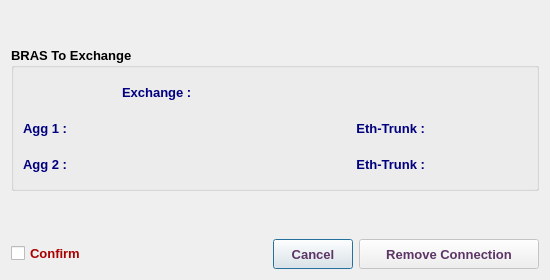
<?xml version="1.0" encoding="UTF-8"?>
<ui version="4.0">
 <class>RemoveBrasAggDialog</class>
 <widget class="QDialog" name="RemoveBrasAggDialog">
  <property name="geometry">
   <rect>
    <x>0</x>
    <y>0</y>
    <width>550</width>
    <height>280</height>
   </rect>
  </property>
  <property name="minimumSize">
   <size>
    <width>550</width>
    <height>280</height>
   </size>
  </property>
  <property name="maximumSize">
   <size>
    <width>551</width>
    <height>281</height>
   </size>
  </property>
  <property name="font">
   <font>
    <family>Tahoma</family>
    <pointsize>10</pointsize>
   </font>
  </property>
  <property name="windowTitle">
   <string>Remove BRAS Connection</string>
  </property>
  <property name="windowIcon">
   <iconset resource="../../../../image.qrc">
    <normaloff>:/Image/remove.png</normaloff>:/Image/remove.png</iconset>
  </property>
  <layout class="QVBoxLayout" name="verticalLayout_2">
   <item>
    <widget class="QLabel" name="brasLbl">
     <property name="minimumSize">
      <size>
       <width>200</width>
       <height>30</height>
      </size>
     </property>
     <property name="maximumSize">
      <size>
       <width>16777215</width>
       <height>30</height>
      </size>
     </property>
     <property name="font">
      <font>
       <family>Tahoma</family>
       <pointsize>10</pointsize>
       <weight>75</weight>
       <bold>true</bold>
      </font>
     </property>
     <property name="styleSheet">
      <string notr="true">color: rgb(85, 0, 127);</string>
     </property>
     <property name="text">
      <string/>
     </property>
     <property name="alignment">
      <set>Qt::AlignCenter</set>
     </property>
    </widget>
   </item>
   <item>
    <widget class="QGroupBox" name="groupBox">
     <property name="font">
      <font>
       <family>Tahoma</family>
       <pointsize>10</pointsize>
       <weight>75</weight>
       <bold>true</bold>
      </font>
     </property>
     <property name="title">
      <string>BRAS To Exchange</string>
     </property>
     <layout class="QVBoxLayout" name="verticalLayout">
      <item>
       <layout class="QHBoxLayout" name="horizontalLayout">
        <item>
         <spacer name="horizontalSpacer">
          <property name="font">
           <font>
            <family>Tahoma</family>
            <pointsize>10</pointsize>
           </font>
          </property>
          <property name="orientation">
           <enum>Qt::Horizontal</enum>
          </property>
          <property name="sizeHint" stdset="0">
           <size>
            <width>40</width>
            <height>20</height>
           </size>
          </property>
         </spacer>
        </item>
        <item>
         <widget class="QLabel" name="label">
          <property name="minimumSize">
           <size>
            <width>100</width>
            <height>30</height>
           </size>
          </property>
          <property name="maximumSize">
           <size>
            <width>100</width>
            <height>30</height>
           </size>
          </property>
          <property name="font">
           <font>
            <family>Tahoma</family>
            <pointsize>10</pointsize>
            <weight>75</weight>
            <bold>true</bold>
           </font>
          </property>
          <property name="styleSheet">
           <string notr="true">color: rgb(0, 0, 127);</string>
          </property>
          <property name="text">
           <string>Exchange :</string>
          </property>
         </widget>
        </item>
        <item>
         <widget class="QLabel" name="exchLbl">
          <property name="enabled">
           <bool>true</bool>
          </property>
          <property name="sizePolicy">
           <sizepolicy hsizetype="Expanding" vsizetype="Preferred">
            <horstretch>0</horstretch>
            <verstretch>0</verstretch>
           </sizepolicy>
          </property>
          <property name="minimumSize">
           <size>
            <width>200</width>
            <height>30</height>
           </size>
          </property>
          <property name="maximumSize">
           <size>
            <width>20</width>
            <height>30</height>
           </size>
          </property>
          <property name="font">
           <font>
            <family>Tahoma</family>
            <pointsize>10</pointsize>
            <weight>75</weight>
            <bold>true</bold>
           </font>
          </property>
          <property name="styleSheet">
           <string notr="true">color: rgb(85, 0, 127);</string>
          </property>
          <property name="text">
           <string/>
          </property>
         </widget>
        </item>
        <item>
         <spacer name="horizontalSpacer_2">
          <property name="font">
           <font>
            <family>Tahoma</family>
            <pointsize>10</pointsize>
           </font>
          </property>
          <property name="orientation">
           <enum>Qt::Horizontal</enum>
          </property>
          <property name="sizeHint" stdset="0">
           <size>
            <width>40</width>
            <height>20</height>
           </size>
          </property>
         </spacer>
        </item>
       </layout>
      </item>
      <item>
       <layout class="QHBoxLayout" name="horizontalLayout_2">
        <item>
         <widget class="QLabel" name="label_2">
          <property name="minimumSize">
           <size>
            <width>70</width>
            <height>30</height>
           </size>
          </property>
          <property name="maximumSize">
           <size>
            <width>70</width>
            <height>30</height>
           </size>
          </property>
          <property name="font">
           <font>
            <family>Tahoma</family>
            <pointsize>10</pointsize>
            <weight>75</weight>
            <bold>true</bold>
           </font>
          </property>
          <property name="styleSheet">
           <string notr="true">color: rgb(0, 0, 127);</string>
          </property>
          <property name="text">
           <string>Agg 1 :</string>
          </property>
         </widget>
        </item>
        <item>
         <widget class="QLabel" name="agg1Lbl">
          <property name="sizePolicy">
           <sizepolicy hsizetype="Expanding" vsizetype="Preferred">
            <horstretch>0</horstretch>
            <verstretch>0</verstretch>
           </sizepolicy>
          </property>
          <property name="minimumSize">
           <size>
            <width>200</width>
            <height>30</height>
           </size>
          </property>
          <property name="maximumSize">
           <size>
            <width>500</width>
            <height>30</height>
           </size>
          </property>
          <property name="font">
           <font>
            <family>Tahoma</family>
            <pointsize>10</pointsize>
            <weight>75</weight>
            <bold>true</bold>
           </font>
          </property>
          <property name="styleSheet">
           <string notr="true">color: rgb(85, 0, 127);</string>
          </property>
          <property name="text">
           <string/>
          </property>
         </widget>
        </item>
        <item>
         <widget class="QLabel" name="label_5">
          <property name="minimumSize">
           <size>
            <width>120</width>
            <height>30</height>
           </size>
          </property>
          <property name="maximumSize">
           <size>
            <width>120</width>
            <height>30</height>
           </size>
          </property>
          <property name="font">
           <font>
            <family>Tahoma</family>
            <pointsize>10</pointsize>
            <weight>75</weight>
            <bold>true</bold>
           </font>
          </property>
          <property name="styleSheet">
           <string notr="true">color: rgb(0, 0, 127);</string>
          </property>
          <property name="text">
           <string>Eth-Trunk :</string>
          </property>
          <property name="alignment">
           <set>Qt::AlignRight|Qt::AlignTrailing|Qt::AlignVCenter</set>
          </property>
         </widget>
        </item>
        <item>
         <widget class="QLabel" name="eth1Lbl">
          <property name="minimumSize">
           <size>
            <width>60</width>
            <height>30</height>
           </size>
          </property>
          <property name="maximumSize">
           <size>
            <width>60</width>
            <height>30</height>
           </size>
          </property>
          <property name="font">
           <font>
            <family>Tahoma</family>
            <pointsize>10</pointsize>
            <weight>75</weight>
            <bold>true</bold>
           </font>
          </property>
          <property name="styleSheet">
           <string notr="true">color: rgb(85, 0, 127);</string>
          </property>
          <property name="text">
           <string/>
          </property>
         </widget>
        </item>
        <item>
         <spacer name="horizontalSpacer_3">
          <property name="orientation">
           <enum>Qt::Horizontal</enum>
          </property>
          <property name="sizeHint" stdset="0">
           <size>
            <width>40</width>
            <height>20</height>
           </size>
          </property>
         </spacer>
        </item>
       </layout>
      </item>
      <item>
       <layout class="QHBoxLayout" name="horizontalLayout_3">
        <item>
         <widget class="QLabel" name="label_3">
          <property name="minimumSize">
           <size>
            <width>70</width>
            <height>30</height>
           </size>
          </property>
          <property name="maximumSize">
           <size>
            <width>70</width>
            <height>30</height>
           </size>
          </property>
          <property name="font">
           <font>
            <family>Tahoma</family>
            <pointsize>10</pointsize>
            <weight>75</weight>
            <bold>true</bold>
           </font>
          </property>
          <property name="styleSheet">
           <string notr="true">color: rgb(0, 0, 127);</string>
          </property>
          <property name="text">
           <string>Agg 2 :</string>
          </property>
         </widget>
        </item>
        <item>
         <widget class="QLabel" name="agg2Lbl">
          <property name="sizePolicy">
           <sizepolicy hsizetype="Expanding" vsizetype="Preferred">
            <horstretch>0</horstretch>
            <verstretch>0</verstretch>
           </sizepolicy>
          </property>
          <property name="minimumSize">
           <size>
            <width>200</width>
            <height>30</height>
           </size>
          </property>
          <property name="maximumSize">
           <size>
            <width>500</width>
            <height>30</height>
           </size>
          </property>
          <property name="font">
           <font>
            <family>Tahoma</family>
            <pointsize>10</pointsize>
            <weight>75</weight>
            <bold>true</bold>
           </font>
          </property>
          <property name="styleSheet">
           <string notr="true">color: rgb(85, 0, 127);</string>
          </property>
          <property name="text">
           <string/>
          </property>
         </widget>
        </item>
        <item>
         <widget class="QLabel" name="label_4">
          <property name="minimumSize">
           <size>
            <width>120</width>
            <height>30</height>
           </size>
          </property>
          <property name="maximumSize">
           <size>
            <width>120</width>
            <height>30</height>
           </size>
          </property>
          <property name="font">
           <font>
            <family>Tahoma</family>
            <pointsize>10</pointsize>
            <weight>75</weight>
            <bold>true</bold>
           </font>
          </property>
          <property name="styleSheet">
           <string notr="true">color: rgb(0, 0, 127);</string>
          </property>
          <property name="text">
           <string>Eth-Trunk :</string>
          </property>
          <property name="alignment">
           <set>Qt::AlignRight|Qt::AlignTrailing|Qt::AlignVCenter</set>
          </property>
         </widget>
        </item>
        <item>
         <widget class="QLabel" name="eth2Lbl">
          <property name="minimumSize">
           <size>
            <width>60</width>
            <height>30</height>
           </size>
          </property>
          <property name="maximumSize">
           <size>
            <width>60</width>
            <height>30</height>
           </size>
          </property>
          <property name="font">
           <font>
            <family>Tahoma</family>
            <pointsize>10</pointsize>
            <weight>75</weight>
            <bold>true</bold>
           </font>
          </property>
          <property name="styleSheet">
           <string notr="true">color: rgb(85, 0, 127);</string>
          </property>
          <property name="text">
           <string/>
          </property>
         </widget>
        </item>
        <item>
         <spacer name="horizontalSpacer_4">
          <property name="orientation">
           <enum>Qt::Horizontal</enum>
          </property>
          <property name="sizeHint" stdset="0">
           <size>
            <width>40</width>
            <height>20</height>
           </size>
          </property>
         </spacer>
        </item>
       </layout>
      </item>
     </layout>
    </widget>
   </item>
   <item>
    <spacer name="verticalSpacer">
     <property name="font">
      <font>
       <family>Tahoma</family>
       <pointsize>10</pointsize>
      </font>
     </property>
     <property name="orientation">
      <enum>Qt::Vertical</enum>
     </property>
     <property name="sizeHint" stdset="0">
      <size>
       <width>20</width>
       <height>36</height>
      </size>
     </property>
    </spacer>
   </item>
   <item>
    <layout class="QHBoxLayout" name="horizontalLayout_4">
     <item>
      <widget class="QCheckBox" name="checkBox">
       <property name="font">
        <font>
         <family>Tahoma</family>
         <pointsize>10</pointsize>
         <weight>75</weight>
         <bold>true</bold>
        </font>
       </property>
       <property name="styleSheet">
        <string notr="true">color: rgb(170, 0, 0);</string>
       </property>
       <property name="text">
        <string>Confirm</string>
       </property>
      </widget>
     </item>
     <item>
      <spacer name="horizontalSpacer_5">
       <property name="font">
        <font>
         <family>Tahoma</family>
         <pointsize>10</pointsize>
        </font>
       </property>
       <property name="orientation">
        <enum>Qt::Horizontal</enum>
       </property>
       <property name="sizeHint" stdset="0">
        <size>
         <width>40</width>
         <height>20</height>
        </size>
       </property>
      </spacer>
     </item>
     <item>
      <widget class="QPushButton" name="cancelBtn">
       <property name="minimumSize">
        <size>
         <width>80</width>
         <height>30</height>
        </size>
       </property>
       <property name="maximumSize">
        <size>
         <width>100</width>
         <height>30</height>
        </size>
       </property>
       <property name="font">
        <font>
         <family>Tahoma</family>
         <pointsize>10</pointsize>
         <weight>75</weight>
         <bold>true</bold>
        </font>
       </property>
       <property name="styleSheet">
        <string notr="true">color: rgb(92, 53, 102);</string>
       </property>
       <property name="text">
        <string>Cancel</string>
       </property>
      </widget>
     </item>
     <item>
      <widget class="QPushButton" name="okBtn">
       <property name="enabled">
        <bool>false</bool>
       </property>
       <property name="sizePolicy">
        <sizepolicy hsizetype="Preferred" vsizetype="Preferred">
         <horstretch>0</horstretch>
         <verstretch>0</verstretch>
        </sizepolicy>
       </property>
       <property name="minimumSize">
        <size>
         <width>180</width>
         <height>30</height>
        </size>
       </property>
       <property name="maximumSize">
        <size>
         <width>250</width>
         <height>30</height>
        </size>
       </property>
       <property name="font">
        <font>
         <family>Tahoma</family>
         <pointsize>10</pointsize>
         <weight>75</weight>
         <bold>true</bold>
        </font>
       </property>
       <property name="styleSheet">
        <string notr="true">color: rgb(92, 53, 102);</string>
       </property>
       <property name="text">
        <string>Remove Connection</string>
       </property>
       <property name="icon">
        <iconset resource="../../../../image.qrc">
         <normaloff>:/Image/remove.png</normaloff>:/Image/remove.png</iconset>
       </property>
       <property name="iconSize">
        <size>
         <width>20</width>
         <height>20</height>
        </size>
       </property>
      </widget>
     </item>
    </layout>
   </item>
  </layout>
 </widget>
 <tabstops>
  <tabstop>checkBox</tabstop>
  <tabstop>okBtn</tabstop>
  <tabstop>cancelBtn</tabstop>
 </tabstops>
 <resources>
  <include location="../../../../image.qrc"/>
 </resources>
 <connections/>
</ui>
